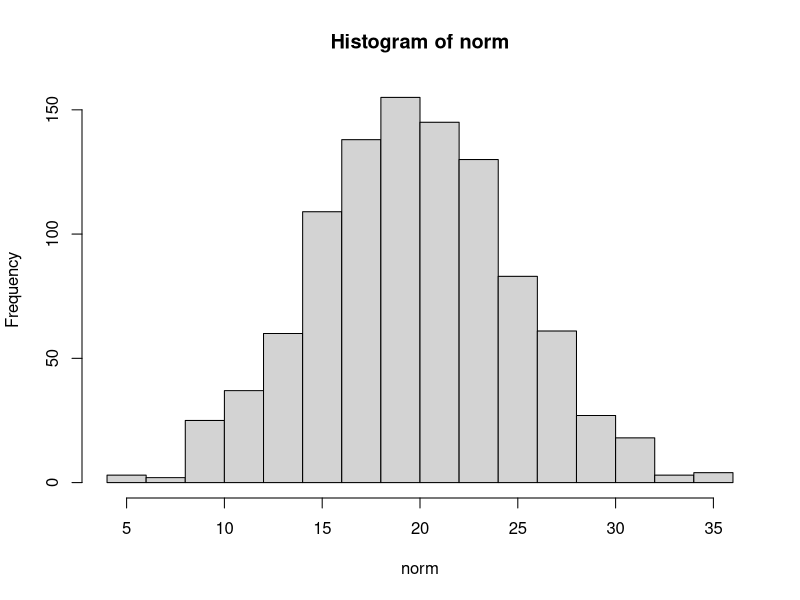

Reproduce this figure in R. (Note: this script raises an error after producing the figure.)
## ---- chunk 1
knitr::opts_chunk$set(echo = TRUE)
## ---- chunk 2
 
## The matrix below is required to specify the multivariate normal distribution
Sigma<-matrix(c(20,3,3,1),2,2) 
Sigma

## set the same seed for the simulations to obtain similar numbers
set.seed(54321)

##generate/simulate a normal distribution with mean 20 and standard deviation=5)
norm <- rnorm(1000, 20, 5)
sum<-summary(norm)
sum
sd(norm)
hist(norm)
 
#Generate two variables sampled from a bivariate normal distribution with means 50 and 10, variances 10 and 2 and 
#correlation 0.67 which is calculated from the simulated data)
sim.data <- mvrnorm(n=100, mu = c(50,10), Sigma =  matrix(c(10,3,3,2),2,2), empirical = T)

##store the data in an object
sim.data <- data.frame(sim.data)
##visualize the data frame
sim.data

##correlation - calculate
cor(sim.data$X1 ,sim.data$X2 , method = c("pearson"))

##visualize the bivariate distribution

# Calculate kernel density estimate
bivn.kde <- kde2d(sim.data[,1], sim.data[,2], n = 50)   # from MASS package

# Contour plot overlayed on heat map image of results - a plane representation of what is actually a Mexican hat 
image(bivn.kde)       # from base graphics package
contour(bivn.kde, add = TRUE)     # from base graphics package

## ---- chunk 3
#2-dimensional plot of the data
names(sim.data)
sim.data
#Create scatter plot of variable 1 vs. variable 2
plot(scale(sim.data$X1, scale= TRUE), scale(sim.data$X2, scale = TRUE), ylab = "Var2", xlab = "Var1", asp = 1, cex.lab=1.5, cex.axis = 1.5)


#Plot the eigenvectors of the correlation matrix of var1 and var2, showing the direction of the largest and second largest variance
#Create them
vecs <- eigen(cor(sim.data[,1:2]))$vectors
vals <- eigen(cor(sim.data[,1:2]))$values

#the eigenvectors
vals 


##create arrows to show the directions of the eigenvectors
arrows(0,0, sqrt(vals[1])*vecs[1,1], sqrt(vals[1])*vecs[2,1], length = 0.1, lwd = 2, col = "red")
arrows(0,0, sqrt(vals[2])*vecs[1,2], sqrt(vals[2])*vecs[2,2], length = 0.1, lwd = 2, col = "blue")
## ---- chunk 4
#Perform PCA on the two variables based on correlation (scale. = TRUE)
pca.v12 <- prcomp(sim.data[,1:2])
summary(pca.v12)
#Plot scores on PC1 vs. PC2
plot(pca.v12$x[,1], pca.v12$x[,2], xlab = "PC1 (91.7%)", ylab = "PC2 (8.3%)", ylim = c(-1.5,1.5), cex.lab=1.4, cex.axis=1.4)

plot(pca.v12) ##visualize PC loadings as bars
plot(pca.v12,type="lines") ## different way of visualizing

## ---- chunk 5

#Generate additional two variables sampled from a bivariate normal distribution with means 110 and 135, variances 20 and 33 and correlation 0.856
sim.data1 <- mvrnorm(n=100, mu = c(110,135), Sigma =  matrix(c(20,22,22,33),2,2), empirical = T)
sim.data1 <- data.frame(sim.data1)

#Add the additional two variables to the first two in one data frame
sim.data$X3 <- sim.data1$X1
sim.data$X4 <- sim.data1$X2
sim.data

#Perform PCA on the small data set using the prcomp function based on the standardized data matrix (correlation and not covariance)

pca.data <- prcomp(sim.data, scale. = TRUE)
pca.data
#Create a Scree plot and Horn's parallel analysis to decide how many components to retain
plot(c(1,2,3,4), pca.data$sdev^2, ylab = "Eigenvalue", xlab = "Principal component", type = "o", lwd = 1.5, pch = 16, col = "blue", xaxt = "n", xlim = c(0.8, 4.2), ylim = c(0, 2), cex.lab=1.3, cex.axis=1.3)
axis(1, at=c(1,2,3,4), labels=c(1,2,3,4), cex.lab=1.3, cex.axis=1.3)
## ---- chunk 6
#Read the data
pd_data<-read.table("ParkinsonProgressionMarkers.txt",  sep="\t", header=TRUE)
## display the first 10 lines for a flavour
pd_data[1:10, ] ##show the first 10 lines
dim(pd_data)
names(pd_data)
summary(pd_data)	
## ---- chunk 7

##Find the covariance matrix S of the data. The id column is obviously not included.
S <- cov(pd_data[,2:7])
##display S
S
## ---- chunk 8
##The total variance is equal to the sum of the eigenvalues of S.
sum(diag(S))

##Compute the eigenvalues and corresponding eigenvectors of S.
s.eigen <- eigen(S)
s.eigen
## ---- chunk 9
##The eigenvectors represent the principal components of S. The eigenvalues of S are used to find the proportion of the total variance explained by the components.
for (s in s.eigen$values) {
  print(s / sum(s.eigen$values))
}

plot(s.eigen$values, xlab = 'Eigenvalue Number', ylab = 'Eigenvalue Size', main = 'Scree Graph')
lines(s.eigen$values)
## ---- chunk 10
##The elements of the eigenvectors of S are the 'coefficients' or 'loadings' of the principal components.
s.eigen$vectors
## ---- chunk 11
pd_data.pca <- prcomp(pd_data[,2:7])
pd_data.pca

##The summary method of prcomp() also outputs the proportion of variance explained by the components.
summary(pd_data.pca)

screeplot(pd_data.pca)
screeplot(pd_data.pca, type="lines")
## ---- chunk 12
R <- cor(pd_data[,2:7])
R
## ---- chunk 13
##Find the eigenvalues and eigenvectors of the R matrix.
r.eigen <- eigen(R)

##As with the covariance matrix, we can compute the proportion of total variance explained by the eigenvalues.

for (r in r.eigen$values) {
  print(r / sum(r.eigen$values)) 
}
## ---- chunk 14
##To perform principal component analysis using the correlation matrix using the prcomp() function, set the scale argument to TRUE. The default is false

pd_data.pca.scaled <- prcomp(pd_data[,2:7], scale = TRUE)
pd_data.pca.scaled

summary(pd_data.pca.scaled)
